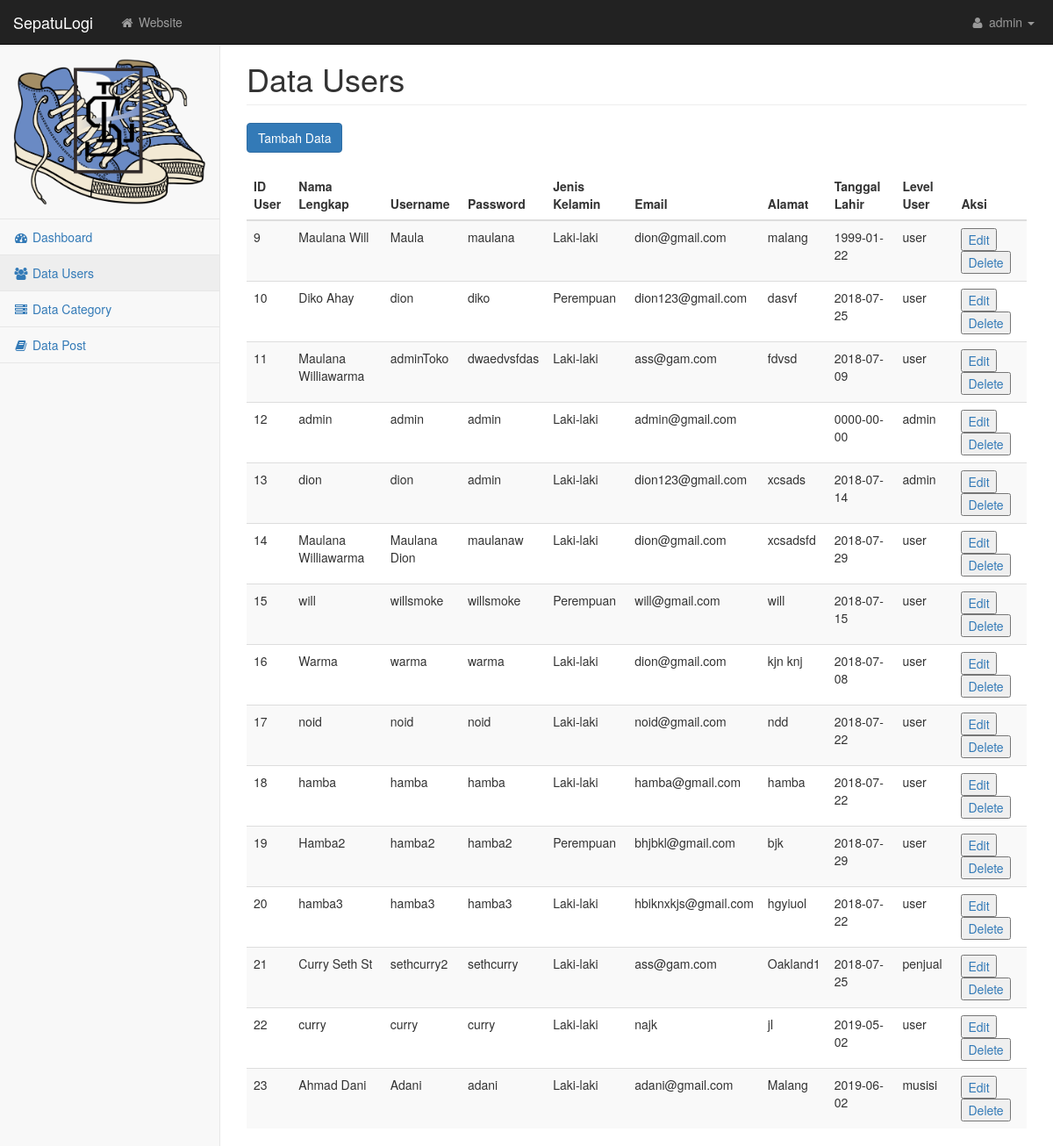
Page /admin/datauser.php (signed in) on the earlier database version.
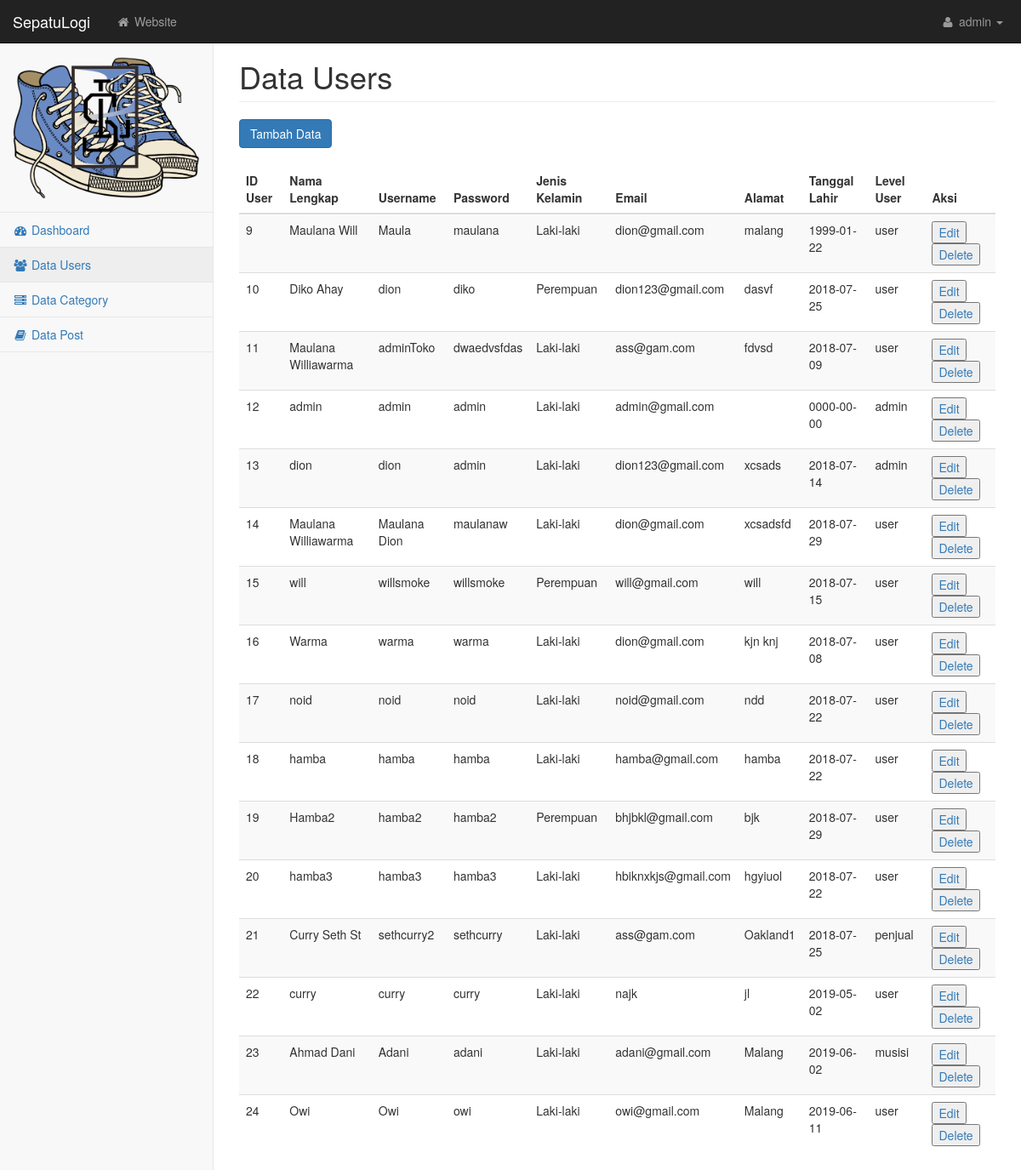
Same page on the later database version.
### tables this page shows
CREATE TABLE `user` (
  `id_user` int(11) NOT NULL,
  `nama_lengkap` varchar(50) NOT NULL,
  `username` varchar(30) NOT NULL,
  `password` varchar(30) NOT NULL,
  `jenis_kelamin` varchar(20) NOT NULL,
  `email` varchar(30) NOT NULL,
  `alamat` varchar(1000) NOT NULL,
  `tgl_lahir` date NOT NULL,
  `level_user` int(11) NOT NULL
);

CREATE TABLE `jenis_user` (
  `id_level` int(11) NOT NULL,
  `nama_level` varchar(10) NOT NULL
);

### admin/datauser.php (the view, shortened to what this page needs)
<!DOCTYPE html>
<html lang="en">
    <head>
        <link href="css/bootstrap.min.css" rel="stylesheet">
        <link href="css/metisMenu.min.css" rel="stylesheet">
        <link href="css/timeline.css" rel="stylesheet">
        <link href="css/startmin.css" rel="stylesheet">
        <link href="css/morris.css" rel="stylesheet">
        <link href="css/font-awesome.min.css" rel="stylesheet" type="text/css">
    </head>
    <body>
        <div id="wrapper">
            <nav class="navbar navbar-inverse navbar-fixed-top" role="navigation">
                <div class="navbar-header">
                    <a class="navbar-brand" href="index.php">SepatuLogi</a>
                </div>
                <ul class="nav navbar-nav navbar-left navbar-top-links">
                    <li><a href="index.php"><i class="fa fa-home fa-fw"></i> Website</a></li>
                </ul>
                <ul class="nav navbar-right navbar-top-links">
                    <li class="dropdown">
                        <?php
                        include 'koneksi.php';
                            $perintah = mysqli_query($mysqli, "SELECT * from user WHERE id_user='$_SESSION[id_user]'");
                            $result = mysqli_fetch_array($perintah);
                        ?>
                        <a class="dropdown-toggle" data-toggle="dropdown" href="#">
                            <i class="fa fa-user fa-fw"></i> <?php echo $result['username']; ?> <b class="caret"></b>
                        </a>
                    </li>
                </ul>
                <div class="navbar-default sidebar" role="navigation">
                    <div class="sidebar-nav navbar-collapse">
                        <ul class="nav" id="side-menu">
                            <li class="sidebar-search">
                                <img src="images/SEP.png" class="img img-responsive" width="auto" height="100">
                            </li>
                            <li>
                                <a href="index.php" ><i class="fa fa-dashboard fa-fw"></i> Dashboard</a>
                            </li>
                            <li>
                                <a href="datauser.php" class="active"><i class="fa fa-users fa-fw"></i> Data Users</a>
                            </li>
                            <li>
                                <a href="datakategori.php"><i class="fa fa-server fa-fw"></i> Data Category</a>
                            </li>
                            <li>
                                <a href="datapost.php"><i class="fa fa-book fa-fw"></i> Data Post</a>
                            </li>
                        </ul>
                    </div>
                </div>
            </nav>
            <div id="page-wrapper">
                <div class="row">
                    <div class="col-lg-12">
                        <h1 class="page-header">Data Users</h1>
                    </div>
                </div>
                <div class="row">
                    <div class="col-lg-12">
                        <a id="modal-990150" href="#modal-container-990150" role="button" data-toggle="modal"><button class=" btn btn-primary">Tambah Data</button></a>
                        <br><br>
                          <div class="table-responsive">
                            <table class="table table-striped table-sm">
                              <thead>
                                <tr>
                                    <th>ID User</th>
                                    <th>Nama Lengkap</th>
                                    <th>Username</th>
                                    <th>Password</th>
                                    <th>Jenis Kelamin</th>
                                    <th>Email</th>
                                    <th>Alamat</th>
                                    <th>Tanggal Lahir</th>
                                    <th>Level User</th>
                                    <th>Aksi</th>
                                </tr>
                              </thead>
                              <tbody>
                                <?php
                                    $query = mysqli_query($mysqli, "SELECT * FROM user");
                                    $hasil = mysqli_query($mysqli, "SELECT * FROM user");
                                    $row = mysqli_num_rows($hasil);
                                    if ($row==0) {
                                        echo "Data kosong!";
                                    }else{
                                    while ($show = mysqli_fetch_array($query)) {
                                        $lvl = $show['level_user'];
                                        $qq = mysqli_query($mysqli, "SELECT * FROM jenis_user WHERE id_level='$lvl' ");
                                        $tampil = mysqli_fetch_array($qq);
                                     ?>
                                     <tr>
                                        <td><?php echo $show['id_user']; ?></td>
                                        <td><?php echo $show['nama_lengkap']; ?></td>
                                        <td><?php echo $show['username']; ?></td>
                                        <td><?php echo $show['password']; ?></td>
                                        <td><?php echo $show['jenis_kelamin']; ?></td>
                                        <td><?php echo $show['email']; ?></td>
                                        <td><?php echo $show['alamat']; ?></td>
                                        <td><?php echo $show['tgl_lahir']; ?></td>
                                        <td><?php echo $tampil['nama_level']; ?></td>
                                        <td>
                                            <a id="modal-990160" href="#modal-container-990160<?php echo $show['id_user']; ?>" role="button" data-toggle="modal"><button class="" onclick="myFunction()">Edit</button></a>
                                            <a href="deleteuser.php?id_user=<?php echo $show['id_user']; ?>"><button>Delete</button></a>
                                        </td>
                                     </tr>
                                     <?php }
                                     }
                                      ?>
                              </tbody>
                            </table>
                          </div>
                    </div>
                </div>
            </div>
        </div>
    </body>
</html>

### admin/css/startmin.css (style rules this page uses)
body { background-color: #f8f8f8; }
#wrapper { width: 100%; }
#page-wrapper { padding: 30px 15px 0 15px; min-height: 568px; background-color: #fff; }
@media (min-width:768px) { #page-wrapper { position: inherit; margin-left: 250px; padding: 30px 30px 0 30px; border-left: 1px solid #e7e7e7; } }
.navbar-header { float: left; }
.navbar-left { float: left; }
.navbar-right { text-align: right; }
.navbar-top-links { margin: 0; }
.navbar-top-links li { display: inline-block; }
.navbar-top-links li:last-child { margin-right: 6px; }
.navbar-top-links li a { padding: 15px; min-height: 50px; }
.navbar-top-links>li>a { color: #999; }
.sidebar .sidebar-nav.navbar-collapse { padding-right: 0; padding-left: 0; }
.sidebar .sidebar-search { padding: 15px; }
.sidebar ul li { border-bottom: 1px solid #e7e7e7; }
.sidebar ul li a.active { background-color: #eee; }
@media (min-width:768px) { .sidebar { z-index: 1; position: absolute; width: 250px; margin-top: 51px; } }

Differences in the rows shown:
added user: id_user "24", nama_lengkap "Owi", username "Owi", password "owi", jenis_kelamin "Laki-laki", email "owi@gmail.com", alamat "Malang", tgl_lahir "2019-06-11", level_user.nama_level "user"
